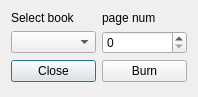
<?xml version="1.0" encoding="UTF-8"?>
<ui version="4.0">
 <class>burnDialog</class>
 <widget class="QDialog" name="burnDialog">
  <property name="geometry">
   <rect>
    <x>0</x>
    <y>0</y>
    <width>198</width>
    <height>97</height>
   </rect>
  </property>
  <property name="windowTitle">
   <string>Burn page</string>
  </property>
  <property name="windowIcon">
   <iconset resource="icons.qrc">
    <normaloff>:/icons/burn.png</normaloff>:/icons/burn.png</iconset>
  </property>
  <layout class="QVBoxLayout" name="verticalLayout">
   <item>
    <layout class="QGridLayout" name="gridLayout">
     <item row="0" column="0">
      <widget class="QLabel" name="label">
       <property name="text">
        <string>Select book</string>
       </property>
      </widget>
     </item>
     <item row="1" column="0">
      <widget class="QComboBox" name="cbBook"/>
     </item>
     <item row="1" column="1">
      <widget class="QSpinBox" name="sbPage"/>
     </item>
     <item row="2" column="0">
      <widget class="QPushButton" name="btClose">
       <property name="text">
        <string>Close</string>
       </property>
       <property name="icon">
        <iconset resource="icons.qrc">
         <normaloff>:/icons/cancel.png</normaloff>:/icons/cancel.png</iconset>
       </property>
      </widget>
     </item>
     <item row="2" column="1">
      <widget class="QPushButton" name="btBurn">
       <property name="text">
        <string>Burn</string>
       </property>
       <property name="icon">
        <iconset resource="icons.qrc">
         <normaloff>:/icons/burn.png</normaloff>:/icons/burn.png</iconset>
       </property>
      </widget>
     </item>
     <item row="0" column="1">
      <widget class="QLabel" name="label_2">
       <property name="text">
        <string>page num</string>
       </property>
      </widget>
     </item>
    </layout>
   </item>
   <item>
    <spacer name="verticalSpacer">
     <property name="orientation">
      <enum>Qt::Vertical</enum>
     </property>
     <property name="sizeHint" stdset="0">
      <size>
       <width>20</width>
       <height>40</height>
      </size>
     </property>
    </spacer>
   </item>
  </layout>
 </widget>
 <resources>
  <include location="icons.qrc"/>
 </resources>
 <connections>
  <connection>
   <sender>btClose</sender>
   <signal>clicked()</signal>
   <receiver>burnDialog</receiver>
   <slot>close()</slot>
   <hints>
    <hint type="sourcelabel">
     <x>51</x>
     <y>72</y>
    </hint>
    <hint type="destinationlabel">
     <x>96</x>
     <y>47</y>
    </hint>
   </hints>
  </connection>
 </connections>
</ui>
